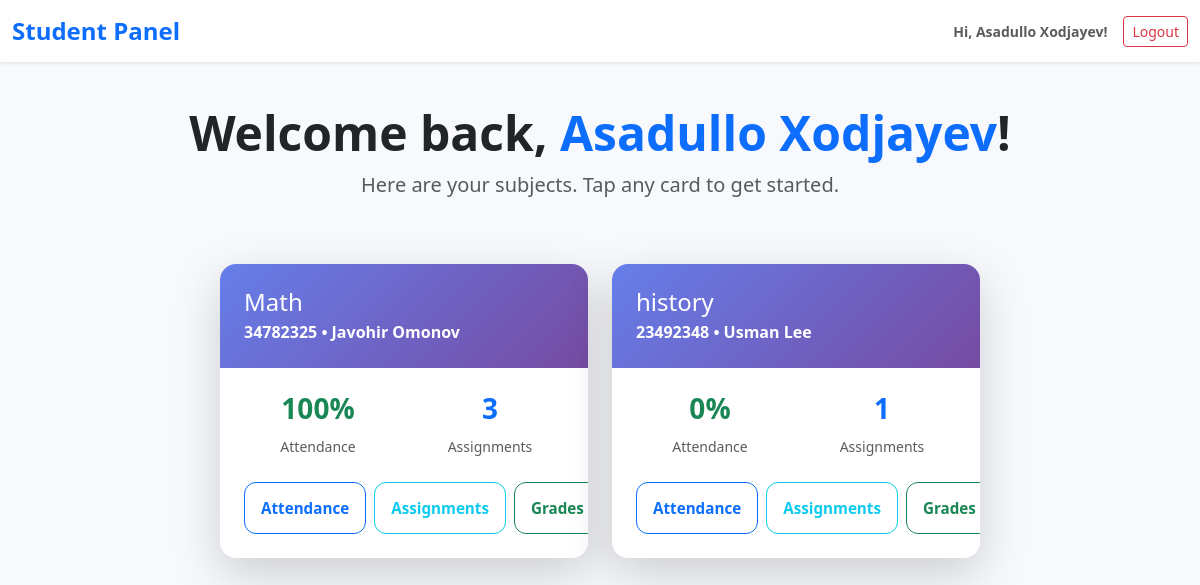
The page /student/ (signed in) on the database its author committed.
### users/models.py (models this page shows, shortened)
class CustomUser(AbstractUser):
    USER_TYPE_CHOICES = (
        ('student', 'Student'),
        ('teacher', 'Teacher'),
        ('admin', 'Admin'),
    )
    user_type = models.CharField(max_length=10, choices=USER_TYPE_CHOICES, default='student')

### tracker/models.py (models this page shows, shortened)
class Subject(models.Model):
    name = models.CharField(max_length=100)
    code = models.CharField(max_length=20, unique=True)
    teacher = models.ForeignKey(CustomUser, on_delete=models.CASCADE, limit_choices_to={'user_type': 'teacher'})

### tracker/views/student_views.py (the view)
# urls.py: path('', student_dashboard, name='student_dashboard'),           # Main landing page
@login_required
def student_dashboard(request):
    if request.user.user_type != 'student':
        return redirect('teacher_dashboard')
    enrollments = Enrollment.objects.filter(
        student=request.user
    ).select_related('subject', 'subject__teacher')
    enhanced_enrollments = []
    now = timezone.now()
    for enrollment in enrollments:
        subject = enrollment.subject
        attendance_records = Attendance.objects.filter(
            student=request.user,
            subject=subject
        )
        total = attendance_records.count()
        present = attendance_records.filter(present=True).count()
        attendance_pct = (present / total * 100) if total > 0 else 0
        pending_assignments = Assignment.objects.filter(
            subject=subject,
            deadline__gte=now
        ).exclude(
            submission__student=request.user
        ).count()
        overdue_assignments = Assignment.objects.filter(
            subject=subject,
            deadline__lt=now
        ).exclude(
            submission__student=request.user
        ).count()
        enhanced_enrollments.append({
            'subject': subject,
            'teacher_name': subject.teacher.get_full_name() or subject.teacher.username,
            'attendance_percentage': round(attendance_pct, 1),
            'pending_assignments': pending_assignments,
            'overdue_assignments': overdue_assignments,
            'total_assignments': Assignment.objects.filter(subject=subject).count(),
        })
    context = {
        'enrolled_subjects': enhanced_enrollments,
        'total_subjects': len(enhanced_enrollments),
    }
    return render(request, 'tracker/student/dashboard.html', context)

### tracker/templates/tracker/student/dashboard.html (shortened to what this page needs)
{% extends "tracker/student_base.html" %}
{% load static %}
{% block content %}
<div class="row mt-4">
    <div class="col-12 text-center mb-5">
        <h1 class="display-5 fw-bold text-dark">
            Welcome back, <span class="text-primary">{{ user.get_full_name|default:user.username }}</span>!
        </h1>
        <p class="lead text-muted">Here are your subjects. Tap any card to get started.</p>
    </div>
</div>
{% if enrolled_subjects %}
    <div class="row g-4 justify-content-center">
        {% for item in enrolled_subjects %}
        {% with subject=item.subject %}
        <div class="col-lg-4 col-md-6 col-sm-12">
            <div class="card subject-card shadow-lg h-100">
                <div class="card-header-custom text-white">
                    <h4 class="mb-1">{{ subject.name }}</h4>
                    <p class="mb-0 opacity-90"><strong>{{ subject.code }}</strong> • {{ item.teacher_name }}</p>
                </div>
                <div class="card-body p-4">
                    <div class="row text-center mb-4">
                        <div class="col-6">
                            <h3 class="text-success fw-bold">{{ item.attendance_percentage|floatformat:0 }}%</h3>
                            <small class="text-muted">Attendance</small>
                        </div>
                        <div class="col-6">
                            <h3 class="fw-bold {% if item.overdue_assignments > 0 %}text-danger{% else %}text-primary{% endif %}">
                                {{ item.pending_assignments }}
                            </h3>
                            <small class="text-muted">Assignments</small>
                        </div>
                    </div>
                    <div class="d-grid gap-2 d-md-flex">
                        <a href="{% url 'attendance' subject.id %}"
                           class="btn btn-outline-primary btn-action">
                            Attendance
                        </a>
                        <a href="{% url 'assignments_by_subject' subject.id %}"
                        class="btn btn-outline-info btn-action">
                            Assignments
                        </a>
                        <a href="{% url 'grades' %}?subject={{ subject.id }}"
                           class="btn btn-outline-success btn-action">
                            Grades
                        </a>
                    </div>
                </div>
            </div>
        </div>
        {% endwith %}
        {% endfor %}
    </div>
{% else %}
    <div class="text-center py-5">
        <i class="fas fa-book-open fa-5x text-muted mb-4"></i>
        <h3 class="text-muted">No subjects yet</h3>
        <p class="lead text-muted">You'll see your classes here once you're enrolled.</p>
    </div>
{% endif %}
{% endblock %}

### tracker/templates/tracker/student_base.html (shortened to what this page needs)
{% load static %}
<!DOCTYPE html>
<html lang="en">
  <head>
    <link
      href="https://cdn.jsdelivr.net/npm/bootstrap@5.3.3/dist/css/bootstrap.min.css"
      rel="stylesheet"
    />
    <link
      href="https://cdnjs.cloudflare.com/ajax/libs/font-awesome/6.5.0/css/all.min.css"
      rel="stylesheet"
    />
    <link href="{% static 'css/style.css' %}" rel="stylesheet" />
  </head>
  <body>
    <nav
      class="navbar navbar-expand-lg navbar-light bg-white shadow-sm fixed-top"
    >
      <div class="container-fluid">
        <a
          class="navbar-brand text-primary"
          href="{% url 'student_dashboard' %}"
          >Student Panel
        </a>
        <div class="d-flex align-items-center gap-3">
          <span class="text-muted small fw-bold"
            >Hi, {{ user.get_full_name|default:user.username }}!</span
          >
          <a href="{% url 'logout' %}" class="btn btn-outline-danger btn-sm">
             Logout
          </a>
        </div>
      </div>
    </nav>
    <div class="container-fluid px-4 pb-5">{% block content %}{% endblock %}</div>
  </body>
</html>

### static/css/style.css (style rules this page uses)
:root { --primary: #4e73df; --success: #1cc88a; --danger: #e74a3b; --warning: #f6c23e; --info: #36b9cc; --dark: #2c3e50; --dark-hover: #34495e; --light-bg: #f8f9fc; --border: #e3e6f0; --text: #5a5c69; }
*, *::before, *::after { transition: none !important; }
body { font-family: "Segoe UI", Tahoma, Geneva, Verdana, sans-serif; background-color: var(--light-bg); padding-top: 90px; min-height: 100vh; }
.navbar { box-shadow: 0 2px 10px rgba(0, 0, 0, 0.1); }
.card { border: none; border-radius: 12px; box-shadow: 0 4px 15px rgba(0, 0, 0, 0.08); height: 100%; overflow: hidden; transition: none !important; }
.card-header-custom { background: var(--primary); color: white; padding: 1.5rem; font-weight: 600; }
.btn-action { border-radius: 12px; padding: 0.9rem 1rem; font-weight: 600; font-size: 0.95rem; text-align: center; display: flex; align-items: center; justify-content: center; min-height: 52px; transition: none !important; }

### tracker/templates/tracker/student_base.html (style rules this page uses)
body { background: #f8f9fc; padding-top: 80px; }
.navbar-brand { font-weight: 700; font-size: 1.5rem; }
.subject-card { border: none; border-radius: 16px; overflow: hidden; }
.card-header-custom { background: linear-gradient(135deg, #667eea 0%, #764ba2 100%); color: white; padding: 1.5rem; }
.btn-action { border-radius: 12px; padding: 0.75rem 1rem; font-weight: 600; flex: 1; }

### rows shown on the page
CustomUser: get_full_name "Asadullo Xodjayev"
Subject: subject.name "Math", subject.code "34782325", teacher_name "Javohir Omonov", attendance_percentage "100", pending_assignments "3"
Subject: subject.name "history", subject.code "23492348", teacher_name "Usman Lee", attendance_percentage "0", pending_assignments "1"
